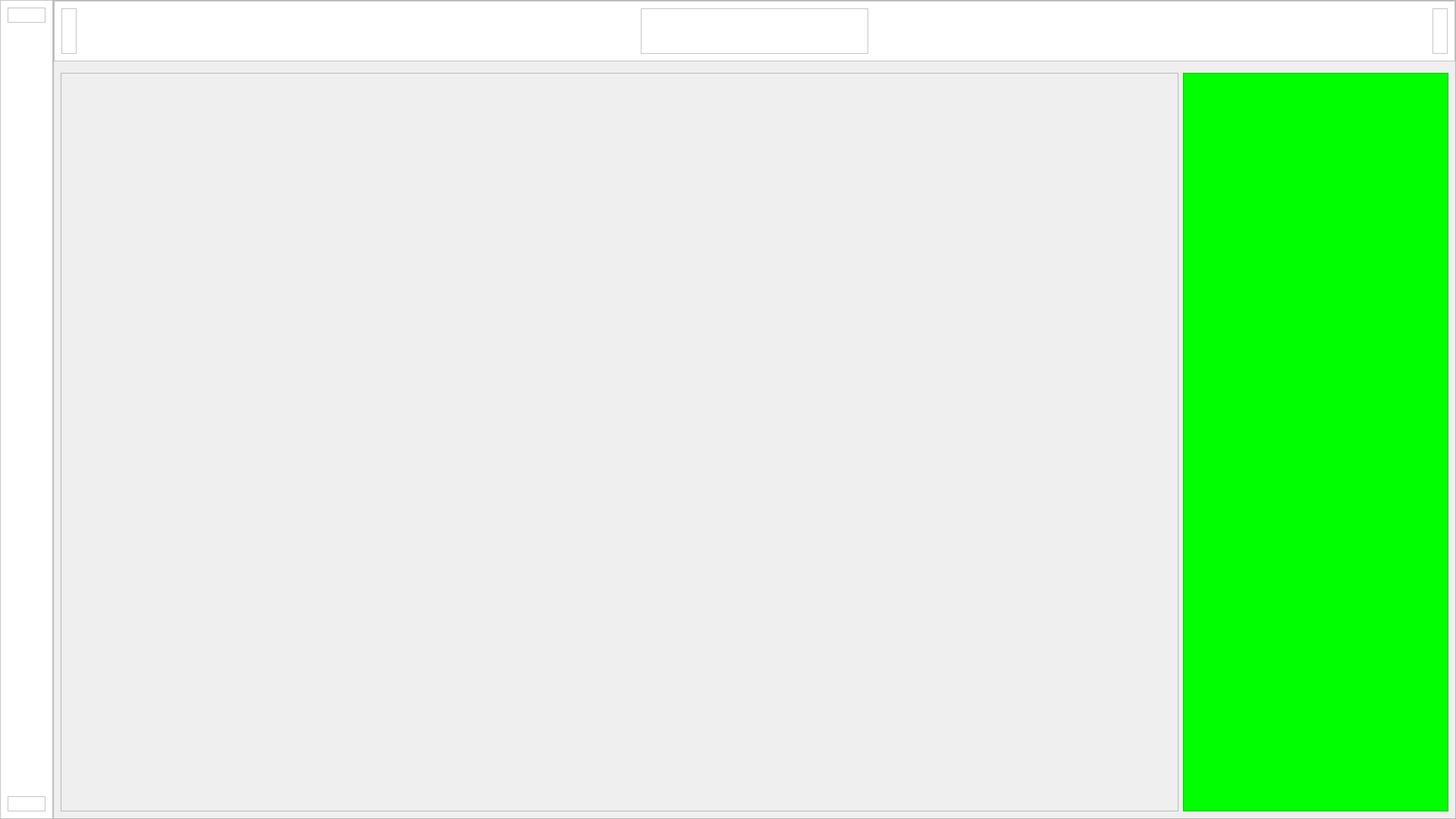
<?xml version="1.0" encoding="UTF-8"?>
<ui version="4.0">
 <class>HomeWindow</class>
 <widget class="QMainWindow" name="HomeWindow">
  <property name="geometry">
   <rect>
    <x>0</x>
    <y>0</y>
    <width>1920</width>
    <height>1080</height>
   </rect>
  </property>
  <property name="windowTitle">
   <string>MainWindow</string>
  </property>
  <widget class="QWidget" name="centralwidget">
   <layout class="QHBoxLayout" name="horizontalLayout">
    <property name="spacing">
     <number>0</number>
    </property>
    <property name="leftMargin">
     <number>0</number>
    </property>
    <property name="topMargin">
     <number>0</number>
    </property>
    <property name="rightMargin">
     <number>0</number>
    </property>
    <property name="bottomMargin">
     <number>0</number>
    </property>
    <item>
     <widget class="QFrame" name="sidebar_container">
      <property name="minimumSize">
       <size>
        <width>70</width>
        <height>0</height>
       </size>
      </property>
      <property name="maximumSize">
       <size>
        <width>70</width>
        <height>16777215</height>
       </size>
      </property>
      <property name="styleSheet">
       <string notr="true">background-color: rgb(255, 255, 255);</string>
      </property>
      <property name="frameShape">
       <enum>QFrame::Shape::StyledPanel</enum>
      </property>
      <property name="frameShadow">
       <enum>QFrame::Shadow::Raised</enum>
      </property>
      <layout class="QVBoxLayout" name="verticalLayout_2">
       <item>
        <widget class="QFrame" name="sidebar_top_container">
         <property name="frameShape">
          <enum>QFrame::Shape::StyledPanel</enum>
         </property>
         <property name="frameShadow">
          <enum>QFrame::Shadow::Raised</enum>
         </property>
         <layout class="QGridLayout" name="gridLayout">
          <item row="0" column="0">
           <layout class="QVBoxLayout" name="sidebar_top_layout"/>
          </item>
         </layout>
        </widget>
       </item>
       <item>
        <spacer name="verticalSpacer">
         <property name="orientation">
          <enum>Qt::Orientation::Vertical</enum>
         </property>
         <property name="sizeHint" stdset="0">
          <size>
           <width>20</width>
           <height>1018</height>
          </size>
         </property>
        </spacer>
       </item>
       <item>
        <widget class="QFrame" name="sidebar_bottom_container">
         <property name="frameShape">
          <enum>QFrame::Shape::StyledPanel</enum>
         </property>
         <property name="frameShadow">
          <enum>QFrame::Shadow::Raised</enum>
         </property>
         <layout class="QGridLayout" name="gridLayout_2">
          <item row="0" column="0">
           <layout class="QVBoxLayout" name="sidebar_bottom_layout"/>
          </item>
         </layout>
        </widget>
       </item>
      </layout>
     </widget>
    </item>
    <item>
     <widget class="QFrame" name="body_container">
      <property name="frameShape">
       <enum>QFrame::Shape::StyledPanel</enum>
      </property>
      <property name="frameShadow">
       <enum>QFrame::Shadow::Raised</enum>
      </property>
      <layout class="QVBoxLayout" name="verticalLayout">
       <property name="leftMargin">
        <number>0</number>
       </property>
       <property name="topMargin">
        <number>0</number>
       </property>
       <property name="rightMargin">
        <number>0</number>
       </property>
       <property name="bottomMargin">
        <number>0</number>
       </property>
       <item>
        <widget class="QFrame" name="header_container">
         <property name="minimumSize">
          <size>
           <width>0</width>
           <height>80</height>
          </size>
         </property>
         <property name="maximumSize">
          <size>
           <width>16777215</width>
           <height>80</height>
          </size>
         </property>
         <property name="styleSheet">
          <string notr="true">background-color: rgb(255, 255, 255);</string>
         </property>
         <property name="frameShape">
          <enum>QFrame::Shape::StyledPanel</enum>
         </property>
         <property name="frameShadow">
          <enum>QFrame::Shadow::Raised</enum>
         </property>
         <layout class="QGridLayout" name="gridLayout_3">
          <item row="0" column="0">
           <widget class="QFrame" name="header_section_1">
            <property name="frameShape">
             <enum>QFrame::Shape::StyledPanel</enum>
            </property>
            <property name="frameShadow">
             <enum>QFrame::Shadow::Raised</enum>
            </property>
            <layout class="QGridLayout" name="gridLayout_6">
             <item row="0" column="0">
              <layout class="QHBoxLayout" name="header_section_1_layout"/>
             </item>
            </layout>
           </widget>
          </item>
          <item row="0" column="1">
           <spacer name="horizontalSpacer">
            <property name="orientation">
             <enum>Qt::Orientation::Horizontal</enum>
            </property>
            <property name="sizeHint" stdset="0">
             <size>
              <width>740</width>
              <height>20</height>
             </size>
            </property>
           </spacer>
          </item>
          <item row="0" column="2">
           <widget class="QFrame" name="header_section_2">
            <property name="minimumSize">
             <size>
              <width>300</width>
              <height>0</height>
             </size>
            </property>
            <property name="frameShape">
             <enum>QFrame::Shape::StyledPanel</enum>
            </property>
            <property name="frameShadow">
             <enum>QFrame::Shadow::Raised</enum>
            </property>
            <layout class="QGridLayout" name="gridLayout_5">
             <item row="0" column="0">
              <layout class="QHBoxLayout" name="header_section_2_layout"/>
             </item>
            </layout>
           </widget>
          </item>
          <item row="0" column="3">
           <spacer name="horizontalSpacer_2">
            <property name="orientation">
             <enum>Qt::Orientation::Horizontal</enum>
            </property>
            <property name="sizeHint" stdset="0">
             <size>
              <width>740</width>
              <height>20</height>
             </size>
            </property>
           </spacer>
          </item>
          <item row="0" column="4">
           <widget class="QFrame" name="header_section_3">
            <property name="frameShape">
             <enum>QFrame::Shape::StyledPanel</enum>
            </property>
            <property name="frameShadow">
             <enum>QFrame::Shadow::Raised</enum>
            </property>
            <layout class="QGridLayout" name="gridLayout_4">
             <item row="0" column="0">
              <layout class="QHBoxLayout" name="header_section_3_layout"/>
             </item>
            </layout>
           </widget>
          </item>
         </layout>
        </widget>
       </item>
       <item>
        <widget class="QStackedWidget" name="stackedWidget">
         <property name="currentIndex">
          <number>0</number>
         </property>
         <widget class="QWidget" name="dashboard_page">
          <layout class="QHBoxLayout" name="horizontalLayout_3">
           <item>
            <widget class="QFrame" name="frame_4">
             <property name="frameShape">
              <enum>QFrame::Shape::StyledPanel</enum>
             </property>
             <property name="frameShadow">
              <enum>QFrame::Shadow::Raised</enum>
             </property>
            </widget>
           </item>
           <item>
            <widget class="QFrame" name="frame_5">
             <property name="maximumSize">
              <size>
               <width>350</width>
               <height>16777215</height>
              </size>
             </property>
             <property name="styleSheet">
              <string notr="true">background-color: rgb(0, 255, 0);</string>
             </property>
             <property name="frameShape">
              <enum>QFrame::Shape::StyledPanel</enum>
             </property>
             <property name="frameShadow">
              <enum>QFrame::Shadow::Raised</enum>
             </property>
            </widget>
           </item>
          </layout>
         </widget>
         <widget class="QWidget" name="page_4"/>
        </widget>
       </item>
      </layout>
     </widget>
    </item>
   </layout>
  </widget>
  <widget class="QMenuBar" name="menubar">
   <property name="geometry">
    <rect>
     <x>0</x>
     <y>0</y>
     <width>1920</width>
     <height>17</height>
    </rect>
   </property>
  </widget>
 </widget>
 <resources/>
 <connections/>
</ui>
